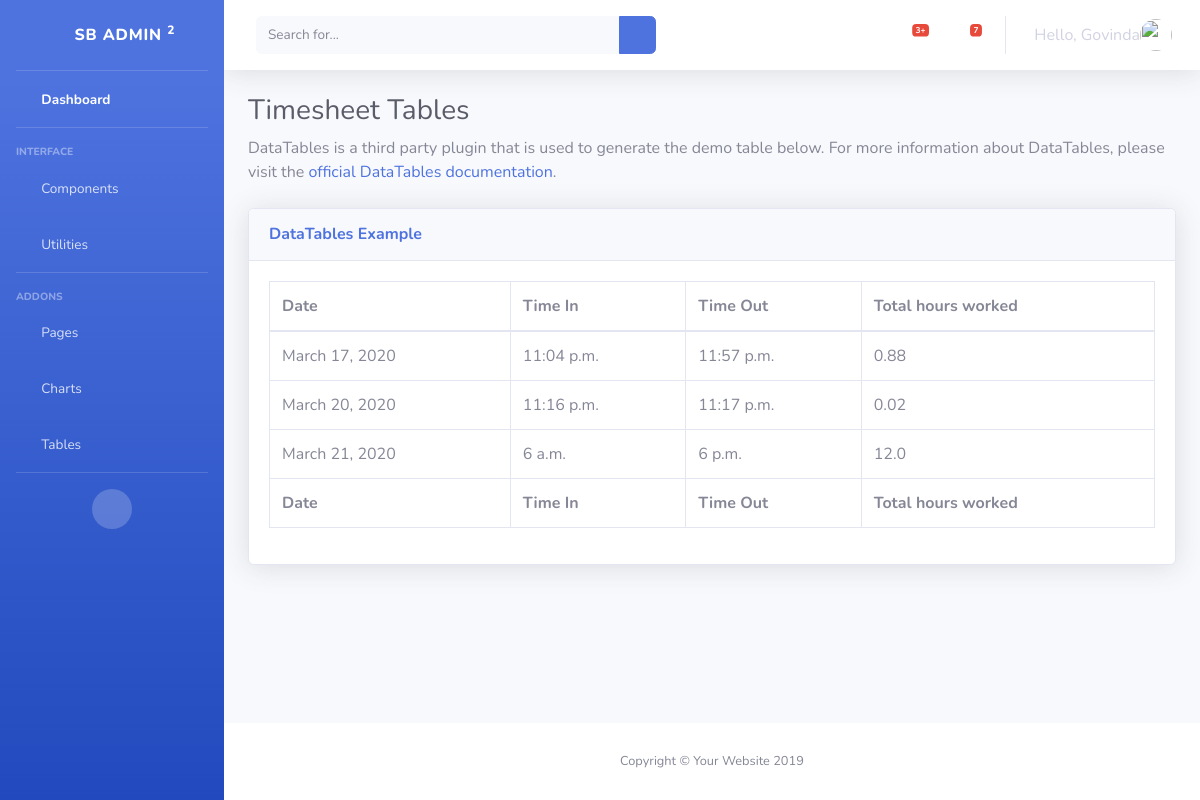
The page /attendance/timesheet (signed in) on the database its author committed.
### attendance/models.py (models this page shows)
class TimeSheet(models.Model):
    user = models.ForeignKey(settings.AUTH_USER_MODEL, on_delete=models.CASCADE)
    date = models.DateField(auto_now=False, auto_now_add=False)
    time_in = models.TimeField(auto_now=False, auto_now_add=False, null=True)
    time_out = models.TimeField(auto_now=False, auto_now_add=False, null=True)
    status = models.IntegerField()
    num_of_hours = models.FloatField(null=True)
    def __str__(self):
        return '%s %s %s' % (self.user, self.time_in, self.time_out)

### attendance/views.py (the view)
# urls.py: path('timesheet', views.timeSheet, name='timesheet'),
def timeSheet(request):
    timesheetData = TimeSheet.objects.filter(user=request.user);
    print(timesheetData)
    return render(request, 'timesheet.html', {'timesheetData': timesheetData})

### attendance/templates/timesheet.html
{% extends 'base.html' %}
{% block content %}
        <div class="container-fluid">
          <h1 class="h3 mb-2 text-gray-800">Timesheet Tables</h1>
          <p class="mb-4">DataTables is a third party plugin that is used to generate the demo table below. For more information about DataTables, please visit the <a target="_blank" href="https://datatables.net">official DataTables documentation</a>.</p>
          <div class="card shadow mb-4">
            <div class="card-header py-3">
              <h6 class="m-0 font-weight-bold text-primary">DataTables Example</h6>
            </div>
            <div class="card-body">
              <div class="table-responsive">
                <table class="table table-bordered" id="dataTable" width="100%" cellspacing="0">
                  <thead>
                    <tr>
                      <th>Date</th>
                      <th>Time In</th>
                      <th>Time Out</th>
                      <th>Total hours worked</th>
                    </tr>
                  </thead>
                  <tfoot>
                    <tr>
                      <th>Date</th>
                      <th>Time In</th>
                      <th>Time Out</th>
                      <th>Total hours worked</th>
                    </tr>
                  </tfoot>
                  <tbody>
                        {% for data in timesheetData %}
                            <tr>
                              <td>{{ data.date }}</td>
                              <td>{{ data.time_in }}</td>
                              <td>{{ data.time_out }}</td>
                              <td>{{ data.num_of_hours }}</td>
                            </tr>
                        {% endfor %}
                  </tbody>
                </table>
              </div>
            </div>
          </div>
        </div>
{% endblock %}

### templates/base.html (shortened to what this page needs)
{% load static %}
<!DOCTYPE html>
<html lang="en">
<head>
  <link href="{% static 'vendor/fontawesome-free/css/all.min.css'%}" rel="stylesheet" type="text/css">
  <link href="{% static 'css/sb-admin-2.min.css'%}" rel="stylesheet">
  <link href="{% static 'vendor/datatables/dataTables.bootstrap4.min.css' %}" rel="stylesheet">
</head>
<body id="page-top">
  <div id="wrapper">
    <ul class="navbar-nav bg-gradient-primary sidebar sidebar-dark accordion" id="accordionSidebar">
      <a class="sidebar-brand d-flex align-items-center justify-content-center" href="index.html">
        <div class="sidebar-brand-icon rotate-n-15">
          <i class="fas fa-laugh-wink"></i>
        </div>
        <div class="sidebar-brand-text mx-3">SB Admin <sup>2</sup></div>
      </a>
      <hr class="sidebar-divider my-0">
      <li class="nav-item active">
        <a class="nav-link" href="/">
          <i class="fas fa-fw fa-tachometer-alt"></i>
          <span>Dashboard</span></a>
      </li>
      <hr class="sidebar-divider">
      <div class="sidebar-heading">
        Interface
      </div>
      <li class="nav-item">
        <a class="nav-link collapsed" href="#" data-toggle="collapse" data-target="#collapseTwo" aria-expanded="true" aria-controls="collapseTwo">
          <i class="fas fa-fw fa-cog"></i>
          <span>Components</span>
        </a>
      </li>
      <li class="nav-item">
        <a class="nav-link collapsed" href="#" data-toggle="collapse" data-target="#collapseUtilities" aria-expanded="true" aria-controls="collapseUtilities">
          <i class="fas fa-fw fa-wrench"></i>
          <span>Utilities</span>
        </a>
      </li>
      <hr class="sidebar-divider">
      <div class="sidebar-heading">
        Addons
      </div>
      <li class="nav-item">
        <a class="nav-link collapsed" href="#" data-toggle="collapse" data-target="#collapsePages" aria-expanded="true" aria-controls="collapsePages">
          <i class="fas fa-fw fa-folder"></i>
          <span>Pages</span>
        </a>
      </li>
      <li class="nav-item">
        <a class="nav-link" href="charts.html">
          <i class="fas fa-fw fa-chart-area"></i>
          <span>Charts</span></a>
      </li>
      <li class="nav-item">
        <a class="nav-link" href="tables.html">
          <i class="fas fa-fw fa-table"></i>
          <span>Tables</span></a>
      </li>
      <hr class="sidebar-divider d-none d-md-block">
      <div class="text-center d-none d-md-inline">
        <button class="rounded-circle border-0" id="sidebarToggle"></button>
      </div>
    </ul>
    <div id="content-wrapper" class="d-flex flex-column">
      <div id="content">
        <nav class="navbar navbar-expand navbar-light bg-white topbar mb-4 static-top shadow">
          <form class="d-none d-sm-inline-block form-inline mr-auto ml-md-3 my-2 my-md-0 mw-100 navbar-search">
            <div class="input-group">
              <input type="text" class="form-control bg-light border-0 small" placeholder="Search for..." aria-label="Search" aria-describedby="basic-addon2">
              <div class="input-group-append">
                <button class="btn btn-primary" type="button">
                  <i class="fas fa-search fa-sm"></i>
                </button>
              </div>
            </div>
          </form>
          <ul class="navbar-nav ml-auto">
            <li class="nav-item dropdown no-arrow mx-1">
              <a class="nav-link dropdown-toggle" href="#" id="alertsDropdown" role="button" data-toggle="dropdown" aria-haspopup="true" aria-expanded="false">
                <i class="fas fa-bell fa-fw"></i>
                <span class="badge badge-danger badge-counter">3+</span>
              </a>
            </li>
            <li class="nav-item dropdown no-arrow mx-1">
              <a class="nav-link dropdown-toggle" href="#" id="messagesDropdown" role="button" data-toggle="dropdown" aria-haspopup="true" aria-expanded="false">
                <i class="fas fa-envelope fa-fw"></i>
                <span class="badge badge-danger badge-counter">7</span>
              </a>
            </li>
            <li class="nav-item dropdown no-arrow">
              <a class="nav-link dropdown-toggle" href="#" id="userDropdown" role="button" data-toggle="dropdown" aria-haspopup="true" aria-expanded="false">
                {% if user.is_authenticated %}
                    Hello, {{ user.first_name}}
                {% endif %}
                 <img class="img-profile rounded-circle" src="https://source.unsplash.com/QAB-WJcbgJk/60x60">
              </a>
            </li>
          </ul>
        </nav>
        {% block content %}
        {% endblock %}
      </div>
      <footer class="sticky-footer bg-white">
        <div class="container my-auto">
          <div class="copyright text-center my-auto">
            <span>Copyright &copy; Your Website 2019</span>
          </div>
        </div>
      </footer>
    </div>
  </div>
</body>
</html>

### rows shown on the page
TimeSheet: date "March 17, 2020", time_in "11:04 p.m.", time_out "11:57 p.m.", num_of_hours "0.88"
TimeSheet: date "March 20, 2020", time_in "11:16 p.m.", time_out "11:17 p.m.", num_of_hours "0.02"
TimeSheet: date "March 21, 2020", time_in "6 a.m.", time_out "6 p.m.", num_of_hours "12.0"

### other values the page prints
{{ user.first_name }} "Govinda"
